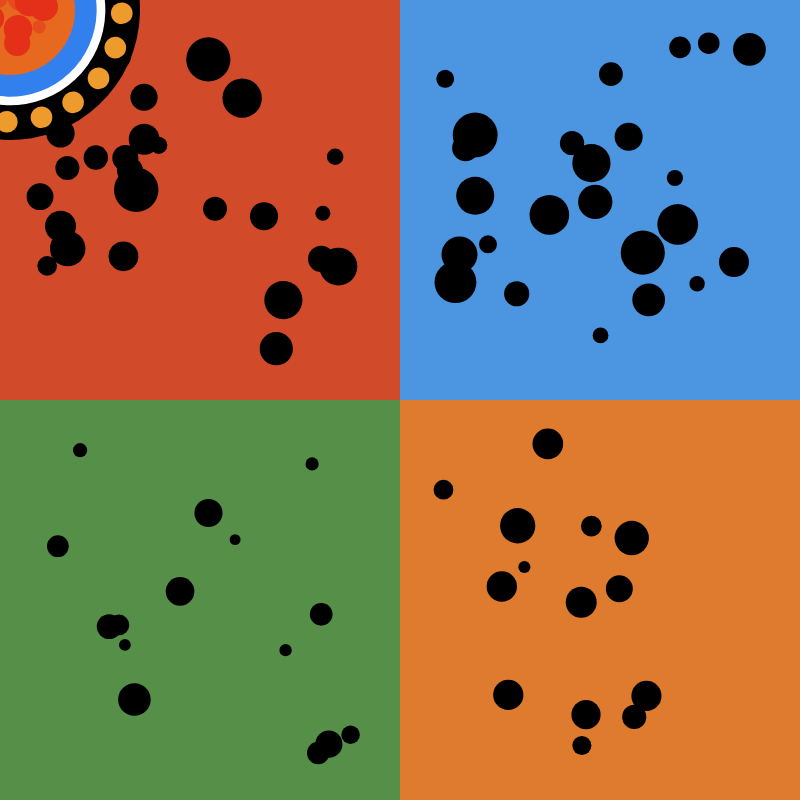
Frame 1 (no input)
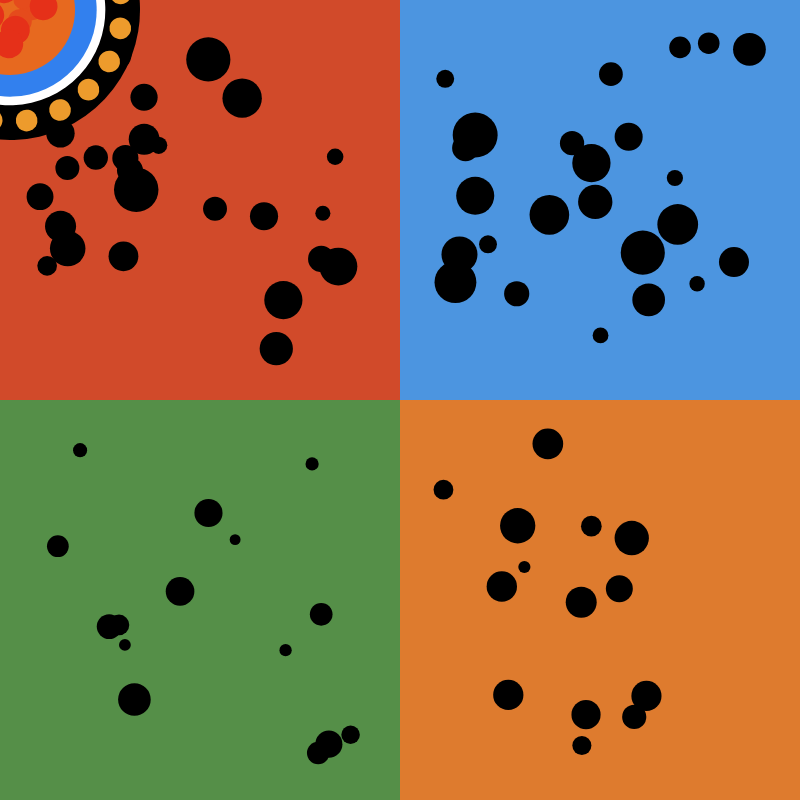
Frame 60 (no input)
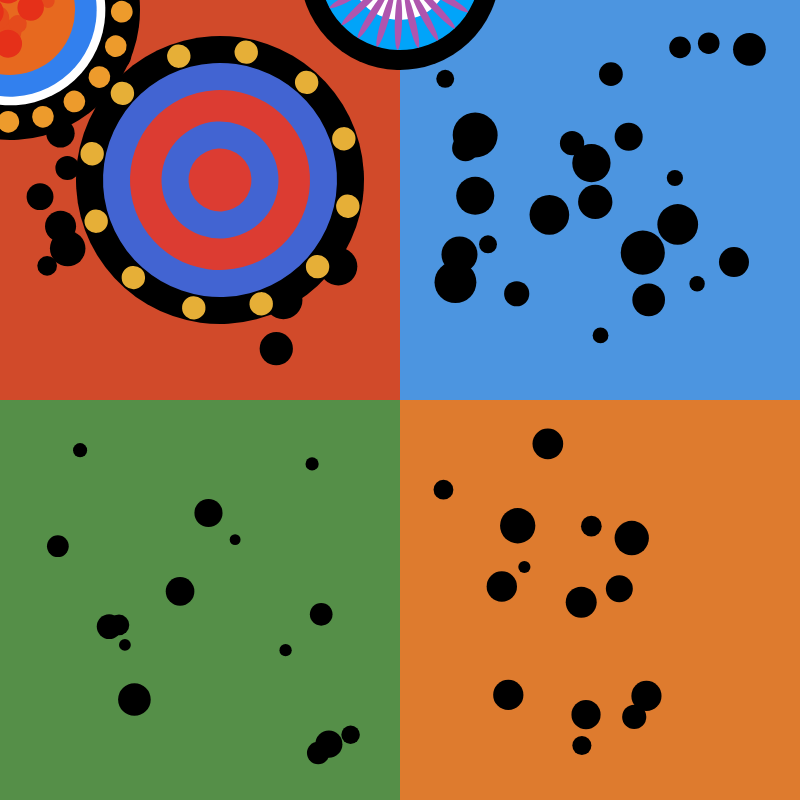
Frame 120 (the mouse pressed at the canvas centre since frame 60)

The p5.js sketch that drew these frames (run headless with seeded random() and noise() and a simulated clock; from frame 60 on, the mouse is pressed at the canvas centre):

// p5.js sketch
// ── sketch.js
// ========================
// 800x800 Canvas – CircleArt Version - time-based animation, circle spin at random speed, phase out based on random speed (fastest - slowest)
// ========================
let cnv;

// === circle animation array ===
let animatedCircles = [];
let appearGap = 1000;       // delay between appearances (ms) - increased for more visible intro
let lifespan = 16000;       // each circle spins before disappearing (~16s, total ~20s)
let randomDisappearanceTimes = []; // random disappearance timing
let fadeInDuration = 0;     // no fade-in - circles appear instantly (birth is sudden)
let fadeOutDuration = 2000; // fade-out duration (ms) - longer, more dramatic exit

// Easing functions for smooth transitions
function easeInOutCubic(t) {
  return t < 0.5 ? 4 * t * t * t : 1 - pow(-2 * t + 2, 3) / 2;
}

function easeOutQuad(t) {
  return 1 - (1 - t) * (1 - t);
}

//Implemented quadratic easing for natural animation curves.
function easeInQuad(t) {
  return t * t;
}

function setup() {
  cnv = createCanvas(800, 800);
  centerCanvas();
  //noLoop() removed to allow for animation
  //use DEGREES for accuracy of the drawing of circle composition. Radians usage somehow break the composition.
  angleMode(DEGREES);

  const baseCircles = [
    new CircleArt(10, 10, 1.0, drawCircle6, 'edge'),
    new CircleArt(220, 180, 0.9, drawCircle4, 'mid'),
    new CircleArt(400, -30, 0.4, drawCircle7, 'edge'),
    new CircleArt(530, 180, 0.6, drawCircle8, 'mid'),
    new CircleArt(785, 80, 0.8, drawCircle4, 'edge'),
    new CircleArt(-45, 270, 0.9, drawCircle3, 'edge'),
    new CircleArt(154, 460, 1.4, drawCircle1, 'center'),
    new CircleArt(434, 460, 1.4, drawCircle2, 'center'),
    new CircleArt(760, 410, 1.2, drawCircle3, 'edge'),
    new CircleArt(20, 700, 1, drawCircle5, 'edge'),
    new CircleArt(295, 730, 1.1, drawCircle6, 'center'),
    new CircleArt(610, 730, 0.7, drawCircle7, 'edge'),
  ];

  // Wrap with animation timing
  for (let i = 0; i < baseCircles.length; i++) {
    animatedCircles.push({
      art: baseCircles[i],
      angle: 0,
      speed: random(0.3, 2.2),  // subtle random speed
      appearTime: i * appearGap,
      isDead: false,
      disappearanceTime: 0,        // will assign randomized disappearance times
      lifePosition: baseCircles[i].lifePosition  // store whether center, mid, or edge
    });
  }

  // --- Disappearance based on spin speed ---
  // Fastest spinners (fastest lives) disappear first, slowest last
  // First, determine when the outro phase begins
  let lastAppearTime = animatedCircles[animatedCircles.length - 1].appearTime;
  let outroStartTime = lastAppearTime + lifespan;
  
  // Create array of circle indices sorted by speed (fastest to slowest)
  let circlesBySpeed = [];
  for (let i = 0; i < animatedCircles.length; i++) {
    circlesBySpeed.push({ index: i, speed: animatedCircles[i].speed });
  }
  
  // Sort by speed descending (fastest first). Circles sorted by rotation speed to determine exit order. 
  circlesBySpeed.sort((a, b) => b.speed - a.speed);
  
  // Assign staggered disappearance times
  let disappearGap = 1500; // time between each circle starting to fade out (ms)
  for (let i = 0; i < circlesBySpeed.length; i++) {
    let circleIndex = circlesBySpeed[i].index;
    animatedCircles[circleIndex].disappearanceTime = outroStartTime + (i * disappearGap);
  }
}

function centerCanvas() {
  let x = (windowWidth - width) / 2;
  let y = (windowHeight - height) / 2;
  x = max(0, x);
  y = max(0, y);
  cnv.position(x, y);
}
//center it on the window
//allow for animation to be fit-to-screen
function windowResized() {
  centerCanvas();
}

function draw() {
  clear();
  drawBackgroundGrid();
  animateCircles();
}

function animateCircles() {
  //Used millis to create precise timestamp-based animation rather than frame-based animation.
  
  let t = millis(); 

  for (let c of animatedCircles) {
    if (t < c.appearTime) continue;

    // Random Disappearance
    if (t > c.disappearanceTime + fadeOutDuration) {
      c.isDead = true;
      continue;
    }

    c.angle += c.speed;
  }

  // Remove circles that have disappeared
  animatedCircles = animatedCircles.filter(c => !c.isDead);

  // Draw remaining circles with eased fade in/out
  for (let c of animatedCircles) {
    if (t < c.appearTime) continue;
    
    // Calculate opacity based on fade in/out timing with easing
    let opacity = 255;
    
    // Fade in with easeOutQuad (starts fast, ends slow)
    if (t < c.appearTime + fadeInDuration) {
      let fadeInProgress = (t - c.appearTime) / fadeInDuration;
      let easedProgress = easeOutQuad(fadeInProgress);
      opacity = lerp(0, 255, easedProgress);
    }
    
    // Fade out with easeInQuad (starts slow, ends fast)
    if (t > c.disappearanceTime) {
      let fadeOutProgress = (t - c.disappearanceTime) / fadeOutDuration;
      let easedProgress = easeInQuad(fadeOutProgress);
      opacity = lerp(255, 0, easedProgress);
    }
    
    push();
    translate(c.art.x, c.art.y);
    scale(c.art.scale);
    rotate(c.angle);
    
    // Accessed HTML Canvas API for unified opacity control. This apply opacity to the entire drawing context
    drawingContext.globalAlpha = opacity / 255;
    
    c.art.drawFn();
    pop();
  }
  
  // Reset global alpha
  drawingContext.globalAlpha = 1.0;
}

class CircleArt {
  constructor(x, y, scale, drawFn, lifePosition = 'edge') {
    this.x = x;
    this.y = y;
    this.scale = scale;
    this.drawFn = drawFn;
    this.lifePosition = lifePosition; // 'center', 'mid', or 'edge'
  }

  display() {
    push();
    translate(this.x, this.y);
    scale(this.scale);
    this.drawFn();
    pop();
  }
}

// ==================== Background grid ====================
function drawBackgroundGrid() {
  const cols = ['#d14a2a', '#4c95e0', '#558f48', '#de7b2e'];
  const cell = width / 2;

  noStroke();
  fill(cols[0]); rect(0, 0, cell, cell);
  fill(cols[1]); rect(cell, 0, cell, cell);
  fill(cols[2]); rect(0, cell, cell, cell);
  fill(cols[3]); rect(cell, cell, cell, cell);

  randomSeed(9103);
  const dotConfig = [
    { gx: 0, gy: 0, count: 25, rMin: 15, rMax: 45 },
    { gx: 1, gy: 0, count: 25, rMin: 15, rMax: 45 },
    { gx: 0, gy: 1, count: 15, rMin: 10, rMax: 36 },
    { gx: 1, gy: 1, count: 15, rMin: 10, rMax: 36 }
  ];

  for (const q of dotConfig) {
    const baseX = q.gx * cell;
    const baseY = q.gy * cell;

    for (let i = 0; i < q.count; i++) {
      const r = random(q.rMin, q.rMax);
      const margin = 10;
      const cx = baseX + random(margin + r, cell - margin - r);
      const cy = baseY + random(margin + r, cell - margin - r);
      fill(0);
      noStroke();
      circle(cx, cy, r);
    }
  }
}

// ==================== All 8 circles remain the same as group code ====================

/**
 * ==================== CIRCLE #1: Purple Xingyuan ====================
 */
function drawCircle1() {
  const R = 100;
  
  // Define color palette
  const colors = {
    black: "#000",
    purple: "rgb(179,106,210)",
    blue: "rgb(88,170,246)",
    white: "#fff",
    pink: "rgb(204,102,170)"
  };

  // Outer black circle
  noStroke();
  fill(colors.black);
  circle(0, 0, R * 2);

  // Purple dots arranged in a circle
  const dotCount = 20;
  const dotRadius = R * 0.10;
  const padding = R * 0.05;
  const dotCircleRadius = R - dotRadius - padding;
  
  fill(colors.purple);
  for (let i = 0; i < dotCount; i++) {
    const angle = i * (360 / dotCount);
    circle(cos(angle) * dotCircleRadius, sin(angle) * dotCircleRadius, dotRadius * 2);
  }

  // Blue center circle
  fill(colors.blue);
  circle(0, 0, R * 1.40);
  
  // Decorative rings
  noFill();
  stroke(colors.pink);
  strokeWeight(R * 0.035);
  circle(0, 0, R * 1.16);

  stroke(colors.white);
  strokeWeight(R * 0.18);
  circle(0, 0, R * 1.04);

  stroke(colors.pink);
  strokeWeight(R * 0.03);
  circle(0, 0, R * 0.60);
}

/**
 * ==================== CIRCLE #2: Orange-Green Xingyuan ====================
 */
function drawCircle2() {
  const R = 100;
  
  // Define color palette
  const colors = {
    black: "#000",
    orange: "rgb(223,121,45)",
    green: "rgb(116,158,94)",
    white: "#fff"
  };

  // Outer black circle
  noStroke();
  fill(colors.black);
  circle(0, 0, R * 2);

  // Concentric orange and green circles
  const radii = [
    { size: R * 0.82, color: colors.orange },
    { size: R * 0.56, color: colors.green },
    { size: R * 0.40, color: colors.orange },
    { size: R * 0.28, color: colors.green }
  ];

  for (const layer of radii) {
    fill(layer.color);
    circle(0, 0, layer.size * 2);
  }

  // White radial spokes
  const spokeCount = 24;
  const spokeWidth = R * 0.06;
  const innerRadius = R * 0.40;
  const outerRadius = R * 0.82;

  fill(colors.white);
  rectMode(CENTER);
  for (let i = 0; i < spokeCount; i++) {
    push();
    rotate(i * (360 / spokeCount));
    const spokeLength = outerRadius - innerRadius;
    const spokeCenter = (outerRadius + innerRadius) / 2;
    rect(spokeCenter, 0, spokeLength, spokeWidth);
    pop();
  }
}

/**
 * ==================== CIRCLE #3: Flower - Sansan ====================
 */
function drawCircle3() {
  noStroke();
  
  // Outer black circle
  fill(0);
  circle(0, 0, 300);

  // Inner white circle
  fill(255);
  circle(0, 0, 120);

  // Green decorative ring
  noFill();
  stroke(95, 120, 70);
  strokeWeight(20);
  circle(0, 0, 200);

  // Orange petals (8 petals arranged radially)
  noStroke();
  fill(230, 150, 40);
  const petalLength = 120;
  const petalWidth = 50;
  
  for (let i = 0; i < 8; i++) {
    push();
    rotate(i * 45);
    ellipse(0, -90, petalWidth, petalLength);
    pop();
  }

  // Green center circle
  noStroke();
  fill(95, 120, 70);
  circle(0, 0, 100);
}

/**
 * ==================== CIRCLE #4: Blue-Red Layers - Sansan ====================
 */
function drawCircle4() {
  noStroke();

  // Define layer sizes
  const outerBlack = 320;
  const blueD = 260;
  const redOuter = 200;
  const blueInner = 130;
  const redCenter = 70;

  // Draw concentric circles
  fill(0);
  ellipse(0, 0, outerBlack, outerBlack);
  
  fill(66, 100, 210);
  ellipse(0, 0, blueD, blueD);
  
  fill(220, 60, 50);
  ellipse(0, 0, redOuter, redOuter);
  
  fill(66, 100, 210);
  ellipse(0, 0, blueInner, blueInner);
  
  fill(220, 60, 50);
  ellipse(0, 0, redCenter, redCenter);

  // Draw yellow dots arranged in a circle
  fill(230, 175, 55);
  const dotCount = 12;
  const dotSize = 26;
  const outerRadius = outerBlack / 2;
  const blueRadius = blueD / 2;
  const dotRadius = dotSize / 2;
  const centerRadius = (blueRadius + dotRadius + outerRadius - dotRadius) / 2;

  for (let i = 0; i < dotCount; i++) {
    const angle = i * (360 / dotCount);
    ellipse(
      cos(angle) * centerRadius,
      sin(angle) * centerRadius,
      dotSize,
      dotSize
    );
  }
}

/**
 * ==================== CIRCLE #5: Red Petals - Ruby ====================
 */
function drawCircle5() {
  const s = 240;

  // Outer white circle with black stroke
  fill(255);
  strokeWeight(Math.round(s * 0.125));
  stroke("#000");
  circle(0, 0, s);

  // Red center dot
  noStroke();
  fill("#e53019");
  circle(0, 0, Math.round(s * 0.125));

  // Draw 6 petals and decorative elements
  push();
  for (let i = 0; i < 6; i++) {
    rotate(60);
    
    // Orange petal shape
    // Petal defined using curveVertex for smooth shape
    // 
    fill("#f1801b");
    beginShape();
    curveVertex(0, -0.05 * s); 
    curveVertex(0, -0.05 * s);
    curveVertex(-0.001 * s, -0.08 * s);
    curveVertex(-0.025 * s, -0.135 * s);
    curveVertex(-0.045 * s, -0.245 * s);
    curveVertex(-0.055 * s, -0.32 * s);
    curveVertex(-0.035 * s, -0.39 * s);
    curveVertex(0.035 * s, -0.39 * s);
    curveVertex(0.055 * s, -0.32 * s);
    curveVertex(0.045 * s, -0.245 * s);
    curveVertex(0.025 * s, -0.135 * s);
    curveVertex(0.001 * s, -0.08 * s);
    endShape(CLOSE);

    // Blue decorative circle
    fill("#517ae1");
    ellipse(-0.17 * s, -0.28 * s, s / 9.0, s / 9.0);
  }
  pop();
}

/**
 * ==================== CIRCLE #6: Orange Layers - Ruby ====================
 */
function drawCircle6() {
  const s = 260;

  // Outer black circle
  noStroke();
  fill("#000");
  circle(0, 0, s);

  // White ring (2/3 + 1/15 = 11/15 of radius)
  fill("#fff");
  circle(0, 0, s * (11 / 15));

  // Blue ring (2/3 of radius)
  fill("#3280ee");
  circle(0, 0, s * (2 / 3));

  // Orange dots arranged in circle
  const dotCount = 20;
  const dotRadius = s * 0.43;
  const dotSize = s / 12;
  
  fill("#ed9b2c");
  for (let i = 0; i < dotCount; i++) {
    const angle = i * (360 / dotCount) - 90;
    const x = cos(angle) * dotRadius;
    const y = sin(angle) * dotRadius;
    ellipse(x, y, dotSize, dotSize);
  }

  // Orange-red center circle
  fill("#e7691f");
  circle(0, 0, s * 0.5);

  // Red dots with randomness
  fill("#e54b1c");
  for (let i = 0; i < 6; i++) {
    const angle = -90 + (0.8 * 360) / (6 - 1) * i + random(-36, 36);
    const radius = s * 0.1 + random(-0.05 * s, 0.05 * s);
    circle(cos(angle) * radius, sin(angle) * radius, random(0.05, 0.1) * s);
  }

  // Dark red center dots
  fill("#e53019");
  for (let i = 0; i < 6; i++) {
    const angle = -90 + (0.7 * 360) / (6 - 1) * i + random(-36, 36);
    const radius = (i % 2 === 0) ? s * 0.13 : s * 0.08;
    circle(cos(angle) * radius, sin(angle) * radius, random(0.1, 0.12) * s);
  }
}

/**
 * ==================== CIRCLE #7: Blue-Purple - Stannie ====================
 */
function drawCircle7() {
  // Outer black circle
  fill(0);
  ellipse(0, 0, 500, 500);

  // Large blue circle
  fill("#01A4F9");
  ellipse(0, 0, 400, 400);

  // White circle
  fill(255);
  ellipse(0, 0, 250, 250);

  // Inner blue circle
  fill("#01A4F9");
  ellipse(0, 0, 120, 120);

  // Purple radial petals
  fill("#AF55AE");
  const petalCount = 24;
  for (let i = 0; i < petalCount; i++) {
    push();
    rotate((360 / petalCount) * i);
    ellipse(0, -130, 18, 140);
    pop();
  }
}

/**
 * ==================== CIRCLE #8: Green Dots - Stannie ====================
 */
function drawCircle8() {
  // Outer black circle
  fill(0);
  ellipse(0, 0, 500, 500);

  // Green dots arranged around the circle
  fill("#6B8E23");
  const dotCount = 16;
  const dotRadius = 210;
  for (let i = 0; i < dotCount; i++) {
    push();
    rotate((360 / dotCount) * i);
    ellipse(0, -dotRadius, 50, 50);
    pop();
  }

  // Large white circle
  fill(255);
  ellipse(0, 0, 340, 340);

  // Inner black circle
  fill(0);
  ellipse(0, 0, 280, 280);

  // Red center circle
  fill("#D84315");
  ellipse(0, 0, 80, 80);
}
